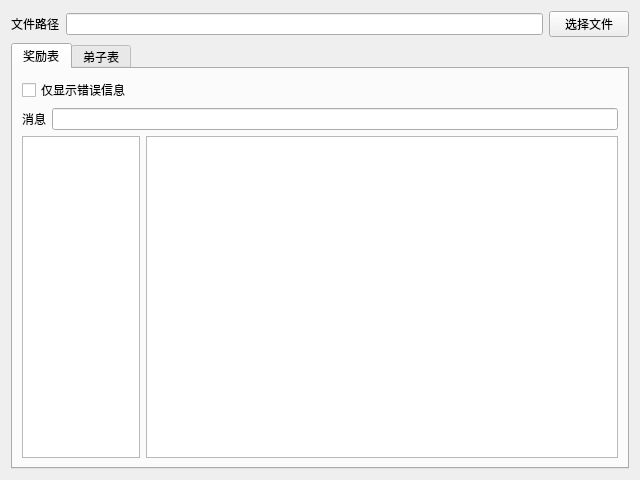
<?xml version="1.0" encoding="UTF-8"?>
<ui version="4.0">
 <class>Form</class>
 <widget class="QWidget" name="Form">
  <property name="geometry">
   <rect>
    <x>0</x>
    <y>0</y>
    <width>640</width>
    <height>480</height>
   </rect>
  </property>
  <property name="windowTitle">
   <string>表格检查器</string>
  </property>
  <layout class="QGridLayout" name="gridLayout">
   <item row="0" column="0">
    <layout class="QVBoxLayout" name="verticalLayout">
     <item>
      <layout class="QHBoxLayout" name="horizontalLayout">
       <item>
        <widget class="QLabel" name="label">
         <property name="text">
          <string>文件路径</string>
         </property>
        </widget>
       </item>
       <item>
        <widget class="QLineEdit" name="lineEdit"/>
       </item>
       <item>
        <widget class="QPushButton" name="pushButton">
         <property name="text">
          <string>选择文件</string>
         </property>
        </widget>
       </item>
      </layout>
     </item>
     <item>
      <widget class="QTabWidget" name="tabWidget">
       <property name="currentIndex">
        <number>0</number>
       </property>
       <widget class="QWidget" name="tab">
        <attribute name="title">
         <string>奖励表</string>
        </attribute>
        <layout class="QGridLayout" name="gridLayout_2">
         <item row="0" column="0">
          <layout class="QVBoxLayout" name="verticalLayout_2">
           <item>
            <widget class="QCheckBox" name="checkBox">
             <property name="text">
              <string>仅显示错误信息</string>
             </property>
            </widget>
           </item>
           <item>
            <layout class="QHBoxLayout" name="horizontalLayout_2">
             <item>
              <widget class="QLabel" name="label_2">
               <property name="text">
                <string>消息</string>
               </property>
              </widget>
             </item>
             <item>
              <widget class="QLineEdit" name="lineEdit_2"/>
             </item>
            </layout>
           </item>
           <item>
            <layout class="QHBoxLayout" name="horizontalLayout_3" stretch="2,8">
             <item>
              <widget class="QListWidget" name="listWidget"/>
             </item>
             <item>
              <widget class="QTableWidget" name="tableWidget"/>
             </item>
            </layout>
           </item>
          </layout>
         </item>
        </layout>
       </widget>
       <widget class="QWidget" name="tab_2">
        <attribute name="title">
         <string>弟子表</string>
        </attribute>
        <layout class="QGridLayout" name="gridLayout_3">
         <item row="0" column="0">
          <layout class="QVBoxLayout" name="verticalLayout_3">
           <item>
            <widget class="QCheckBox" name="checkBox_2">
             <property name="text">
              <string>仅显示错误信息</string>
             </property>
            </widget>
           </item>
           <item>
            <layout class="QHBoxLayout" name="horizontalLayout_4">
             <item>
              <widget class="QLabel" name="label_3">
               <property name="text">
                <string>消息</string>
               </property>
              </widget>
             </item>
             <item>
              <widget class="QLineEdit" name="lineEdit_3"/>
             </item>
            </layout>
           </item>
           <item>
            <layout class="QHBoxLayout" name="horizontalLayout_5" stretch="2,8">
             <item>
              <widget class="QListWidget" name="listWidget_2"/>
             </item>
             <item>
              <widget class="QTableWidget" name="tableWidget_2"/>
             </item>
            </layout>
           </item>
          </layout>
         </item>
        </layout>
       </widget>
      </widget>
     </item>
    </layout>
   </item>
  </layout>
 </widget>
 <resources/>
 <connections/>
</ui>
